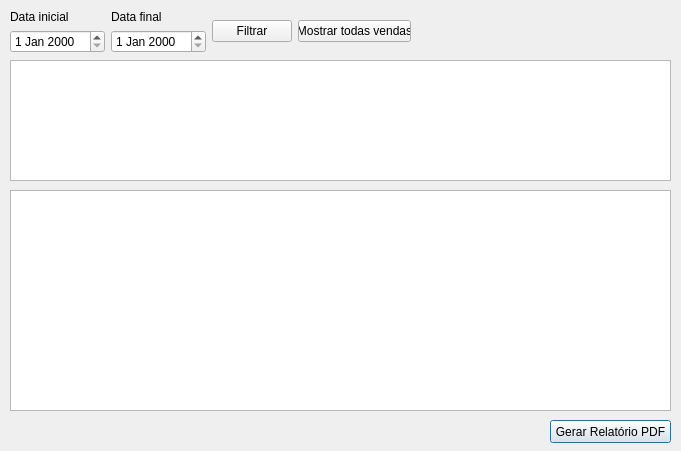
<?xml version="1.0" encoding="UTF-8"?>
<ui version="4.0">
 <class>fm_gestaoVendas</class>
 <widget class="QDialog" name="fm_gestaoVendas">
  <property name="geometry">
   <rect>
    <x>0</x>
    <y>0</y>
    <width>681</width>
    <height>451</height>
   </rect>
  </property>
  <property name="windowTitle">
   <string>Dialog</string>
  </property>
  <widget class="QPushButton" name="pushButton_2">
   <property name="geometry">
    <rect>
     <x>550</x>
     <y>420</y>
     <width>121</width>
     <height>23</height>
    </rect>
   </property>
   <property name="text">
    <string>Gerar Relatório PDF</string>
   </property>
  </widget>
  <widget class="QTableWidget" name="tw_listarVenda">
   <property name="geometry">
    <rect>
     <x>10</x>
     <y>60</y>
     <width>661</width>
     <height>121</height>
    </rect>
   </property>
  </widget>
  <widget class="QTableWidget" name="tw_listarProdutosVendas">
   <property name="geometry">
    <rect>
     <x>10</x>
     <y>190</y>
     <width>661</width>
     <height>221</height>
    </rect>
   </property>
  </widget>
  <widget class="QWidget" name="">
   <property name="geometry">
    <rect>
     <x>10</x>
     <y>10</y>
     <width>401</width>
     <height>43</height>
    </rect>
   </property>
   <layout class="QHBoxLayout" name="horizontalLayout">
    <item>
     <layout class="QVBoxLayout" name="verticalLayout">
      <item>
       <widget class="QLabel" name="label">
        <property name="text">
         <string>Data inicial</string>
        </property>
       </widget>
      </item>
      <item>
       <widget class="QDateEdit" name="de_dataInicial"/>
      </item>
     </layout>
    </item>
    <item>
     <layout class="QVBoxLayout" name="verticalLayout_2">
      <item>
       <widget class="QLabel" name="label_2">
        <property name="text">
         <string>Data final</string>
        </property>
       </widget>
      </item>
      <item>
       <widget class="QDateEdit" name="de_dataFinal"/>
      </item>
     </layout>
    </item>
    <item>
     <widget class="QPushButton" name="btn_filtrarData">
      <property name="text">
       <string>Filtrar</string>
      </property>
     </widget>
    </item>
    <item>
     <widget class="QPushButton" name="pushButton">
      <property name="text">
       <string>Mostrar todas vendas</string>
      </property>
     </widget>
    </item>
   </layout>
  </widget>
 </widget>
 <resources/>
 <connections/>
</ui>
